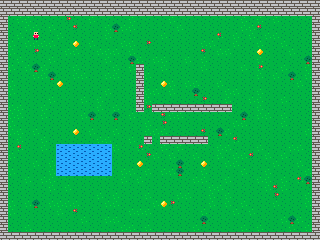

Tiled map render using the project's own tile images. Description and the whole map definition, tile-layer contents included, below:
An orthogonal 40x30 tile map with 8x8 px tiles, 2 tile layers (ground, things).

<map version="1.10" tiledversion="1.10.2" orientation="orthogonal" renderorder="right-down" width="40" height="30" tilewidth="8" tileheight="8" infinite="0" nextlayerid="3" nextobjectid="1">
 <tileset firstgid="1" name="sprites" tilewidth="8" tileheight="8" tilecount="16" columns="8">
  <image source="sprites.png" width="64" height="16" />
  <tile id="3">
   <properties>
    <property name="solid" type="bool" value="true" />
   </properties>
  </tile>
  <tile id="4">
   <properties>
    <property name="solid" type="bool" value="true" />
   </properties>
  </tile>
  <tile id="5">
   <properties>
    <property name="solid" type="bool" value="true" />
   </properties>
  </tile>
 </tileset>
 <layer id="1" name="ground" width="40" height="30">
  <data encoding="csv">
4,4,4,4,4,4,4,4,4,4,4,4,4,4,4,4,4,4,4,4,4,4,4,4,4,4,4,4,4,4,4,4,4,4,4,4,4,4,4,4,
4,4,4,4,4,4,4,4,4,4,4,4,4,4,4,4,4,4,4,4,4,4,4,4,4,4,4,4,4,4,4,4,4,4,4,4,4,4,4,4,
4,2,3,3,2,2,2,2,2,2,2,3,2,2,2,2,3,2,2,2,2,3,2,2,2,2,2,2,2,2,3,2,3,2,3,2,2,2,2,4,
4,2,2,3,3,2,3,2,2,2,2,2,2,3,6,3,3,2,2,2,2,2,3,2,2,2,2,2,2,2,3,3,2,2,2,2,2,2,2,4,
4,2,3,2,2,2,2,3,2,2,2,2,2,3,2,2,2,2,2,2,3,2,2,2,2,2,2,3,2,3,2,3,2,3,3,2,2,2,2,4,
4,3,2,3,3,3,3,2,2,2,2,3,2,2,2,3,3,2,2,2,2,2,2,2,2,3,3,2,2,3,2,2,3,2,2,3,2,2,2,4,
4,3,2,2,2,2,2,2,3,3,2,2,3,3,3,2,3,2,2,2,2,2,2,2,2,2,2,3,3,2,2,2,2,2,2,2,3,2,2,4,
4,2,3,2,2,2,3,2,2,2,2,2,2,3,2,2,6,3,2,3,3,2,2,3,2,3,2,2,2,2,2,2,3,2,2,2,2,2,6,4,
4,3,2,3,6,3,2,2,2,3,2,2,2,2,3,2,3,4,2,2,3,2,2,2,2,3,2,2,2,2,3,2,3,2,2,3,2,2,3,4,
4,2,2,2,3,3,6,2,2,3,3,2,2,3,3,2,2,4,3,2,2,2,2,2,2,2,2,2,2,2,2,2,3,2,3,2,6,2,3,4,
4,3,2,2,2,2,2,2,2,2,2,2,2,2,2,2,2,4,2,2,2,3,2,3,3,2,2,3,2,2,2,2,2,2,2,2,2,3,2,4,
4,3,2,2,2,2,2,2,2,2,2,2,2,3,2,2,2,4,3,3,2,3,2,2,6,2,2,2,3,3,2,2,3,2,2,2,2,2,2,4,
4,2,2,2,2,2,3,2,2,2,3,2,3,2,2,2,2,4,3,2,2,2,2,2,2,2,2,2,3,2,2,3,3,2,2,3,2,2,2,4,
4,3,3,2,2,3,2,2,2,2,2,2,3,2,3,2,2,4,2,4,4,4,4,4,4,4,4,4,4,2,2,2,3,2,2,2,2,2,2,4,
4,3,3,2,2,3,2,2,2,2,3,6,2,2,6,2,3,2,2,2,2,3,3,2,2,2,2,2,2,2,6,2,3,3,2,3,2,2,2,4,
4,3,2,2,2,2,2,2,2,2,2,2,2,2,2,2,2,2,3,2,2,2,2,2,2,2,2,2,2,3,3,2,2,2,2,3,2,2,2,4,
4,3,3,2,3,2,2,2,2,2,2,3,2,2,3,2,2,2,3,3,3,2,2,2,2,2,2,6,3,2,2,2,2,2,2,2,2,2,3,4,
4,2,3,2,2,3,2,2,2,2,2,2,3,3,2,2,3,2,4,2,4,4,4,4,4,4,2,2,2,3,2,2,2,2,2,2,2,2,2,4,
4,2,3,2,2,3,2,5,5,5,5,5,5,5,3,2,2,3,2,2,3,2,3,2,2,2,2,3,3,2,2,2,3,2,2,2,3,3,2,4,
4,3,2,2,2,2,2,5,5,5,5,5,5,5,2,2,2,2,2,3,2,3,2,2,3,2,2,3,2,3,3,2,2,3,2,3,2,2,2,4,
4,2,2,2,3,2,3,5,5,5,5,5,5,5,2,2,2,2,2,2,2,2,6,2,2,2,2,2,3,3,2,2,2,2,3,2,2,3,2,4,
4,3,2,2,2,2,3,5,5,5,5,5,5,5,2,3,3,2,3,2,3,3,6,2,2,3,2,2,2,2,3,2,2,3,2,2,2,2,3,4,
4,2,2,3,2,3,3,2,2,2,2,2,2,2,2,3,2,3,2,2,2,2,2,2,3,3,2,2,3,2,2,2,3,3,2,3,2,3,6,4,
4,2,2,2,2,2,3,2,3,2,2,2,2,2,2,2,2,2,2,2,2,2,2,2,2,2,3,3,2,2,2,2,2,3,2,3,2,2,2,4,
4,2,2,2,2,2,2,2,2,2,2,2,3,2,3,2,2,2,3,2,2,2,3,3,2,2,3,2,3,2,2,2,2,2,2,2,2,2,3,4,
4,3,2,3,6,2,3,3,3,3,2,2,2,3,3,2,2,2,2,3,3,2,2,2,2,2,3,2,3,2,3,2,2,2,3,2,2,2,3,4,
4,3,2,2,2,2,2,3,2,2,2,2,2,2,2,2,3,3,3,2,2,2,2,2,2,3,2,2,2,3,2,3,2,2,2,2,2,2,2,4,
4,2,2,2,2,2,2,2,2,2,3,2,2,3,3,2,2,2,2,2,2,2,2,2,2,6,2,2,2,2,2,2,2,2,2,3,6,3,2,4,
4,2,2,3,2,2,2,2,2,2,2,2,2,2,2,3,3,2,3,2,2,2,2,2,3,2,2,2,2,2,3,2,3,2,2,2,3,2,3,4,
4,4,4,4,4,4,4,4,4,4,4,4,4,4,4,4,4,4,4,4,4,4,4,4,4,4,4,4,4,4,4,4,4,4,4,4,4,4,4,4
</data>
 </layer>
 <layer id="2" name="things" width="40" height="30">
  <data encoding="csv">
0,0,0,0,0,0,0,0,0,0,0,0,0,0,0,0,0,0,0,0,0,0,0,0,0,0,0,0,0,0,0,0,0,0,0,0,0,0,0,0,
0,0,0,0,0,0,0,0,0,0,0,0,0,0,0,0,0,0,0,0,0,0,0,0,0,0,0,0,0,0,0,0,0,0,0,0,0,0,0,0,
0,0,0,0,0,0,0,0,2147483656,0,0,0,0,0,0,0,0,0,0,0,0,0,0,0,0,0,0,0,0,0,0,0,0,0,0,0,0,0,0,0,
0,0,0,0,0,0,0,0,0,8,0,0,0,0,0,0,0,0,0,0,0,0,0,0,0,0,0,0,0,0,0,0,8,0,0,0,0,0,0,0,
0,0,0,0,9,0,0,0,0,0,0,0,0,0,0,0,0,0,0,0,0,0,0,0,0,0,0,8,0,0,0,0,0,0,0,0,0,0,0,0,
0,0,0,0,0,0,0,0,0,7,0,0,0,0,0,0,0,0,2147483656,0,0,0,0,0,0,0,0,0,0,0,0,0,0,0,0,0,0,0,0,0,
0,0,0,0,2147483656,0,0,0,0,0,0,0,0,0,0,0,0,0,0,0,0,0,0,0,0,8,0,0,0,0,0,0,7,0,0,0,0,0,0,0,
0,0,0,0,0,0,0,0,0,0,0,0,0,0,0,0,0,0,0,0,0,0,0,0,0,0,0,0,0,0,0,0,0,0,0,0,0,0,0,0,
0,0,0,0,0,0,0,0,0,0,0,0,0,0,0,0,0,0,0,0,0,0,0,0,0,0,0,0,0,0,0,0,2147483656,0,0,0,0,0,0,0,
0,0,0,0,0,0,0,0,0,0,0,0,0,0,0,0,0,0,0,0,0,0,0,0,0,0,0,0,0,0,0,0,0,0,0,0,0,0,0,0,
0,0,0,0,0,0,0,7,0,0,0,0,0,0,0,0,0,0,0,0,7,0,0,0,0,0,0,0,0,0,0,0,0,0,0,0,0,0,0,0,
0,0,0,0,0,0,0,0,0,0,0,0,0,0,0,0,0,0,0,0,0,0,0,0,0,0,0,0,0,0,0,0,0,0,0,0,0,0,0,0,
0,0,0,0,0,0,0,0,0,0,0,0,0,0,0,0,0,0,0,0,0,0,0,0,0,2147483656,0,0,0,0,0,0,0,0,0,0,0,0,0,0,
0,0,0,0,0,0,0,0,0,0,0,0,0,0,0,0,0,0,2147483656,0,0,0,0,0,0,0,0,0,0,0,0,0,0,0,0,0,0,0,0,0,
0,0,0,0,0,0,0,0,0,0,0,0,0,0,0,0,0,0,0,0,8,0,0,0,0,0,0,0,0,0,0,0,0,0,0,0,0,0,0,0,
0,0,0,0,0,0,0,0,0,0,0,0,0,0,0,0,0,0,0,0,2147483656,0,0,0,0,0,0,0,0,0,0,0,0,0,0,0,0,0,0,0,
0,0,0,0,0,0,0,0,0,7,0,0,0,0,0,0,0,0,0,0,0,0,0,0,0,8,0,0,0,0,0,0,0,0,0,0,0,0,0,0,
0,0,0,0,0,0,0,0,0,0,0,0,0,0,0,0,0,0,0,0,0,0,0,0,0,0,0,0,0,8,0,0,0,0,0,0,0,0,0,0,
0,0,8,0,0,0,0,0,0,0,0,0,0,0,0,0,0,2147483656,0,0,0,0,0,0,0,0,0,0,0,0,0,0,0,0,0,0,0,0,0,0,
0,0,0,0,0,0,0,0,0,0,0,0,0,0,0,0,0,0,2147483656,0,0,0,0,0,0,0,0,0,0,0,0,8,0,0,0,0,0,0,0,0,
0,0,0,0,0,0,0,0,0,0,0,0,0,0,0,0,0,7,0,0,0,0,0,0,0,7,0,0,0,0,0,0,0,0,0,0,0,0,0,0,
0,0,0,0,0,0,0,0,0,0,0,0,0,0,0,0,0,0,0,0,0,0,0,0,0,0,0,0,0,0,0,0,0,0,0,0,0,0,0,0,
0,0,0,0,0,0,0,0,0,0,0,0,0,0,0,0,0,0,0,0,0,0,0,0,0,0,0,0,0,0,0,0,0,0,0,0,0,8,0,0,
0,0,0,0,0,0,0,0,0,0,0,0,0,0,0,0,0,0,0,0,0,0,0,0,0,0,0,0,0,0,0,0,0,0,8,0,0,0,0,0,
0,0,0,0,0,0,0,0,0,0,0,0,0,0,0,0,0,0,0,0,0,0,0,0,0,0,0,0,0,0,0,0,0,0,2147483656,0,0,0,0,0,
0,0,0,0,0,0,0,0,0,0,0,0,0,0,0,0,0,0,0,0,7,2147483656,0,0,0,0,0,0,0,0,0,0,0,0,0,0,0,0,0,0,
0,0,0,0,0,0,0,0,0,8,0,0,0,0,0,0,0,0,0,0,0,0,0,0,0,0,0,0,0,0,0,0,0,0,0,0,0,0,0,0,
0,0,0,0,0,0,0,0,0,0,0,0,0,0,0,0,0,0,0,0,0,0,0,0,0,0,0,0,0,0,0,0,0,0,0,0,0,0,0,0,
0,0,0,0,0,0,0,0,0,0,0,0,0,0,0,0,0,0,0,0,0,0,0,0,0,0,0,0,0,0,0,0,0,0,0,0,0,0,0,0,
0,0,0,0,0,0,0,0,0,0,0,0,0,0,0,0,0,0,0,0,0,0,0,0,0,0,0,0,0,0,0,0,0,0,0,0,0,0,0,0
</data>
 </layer>
</map>
